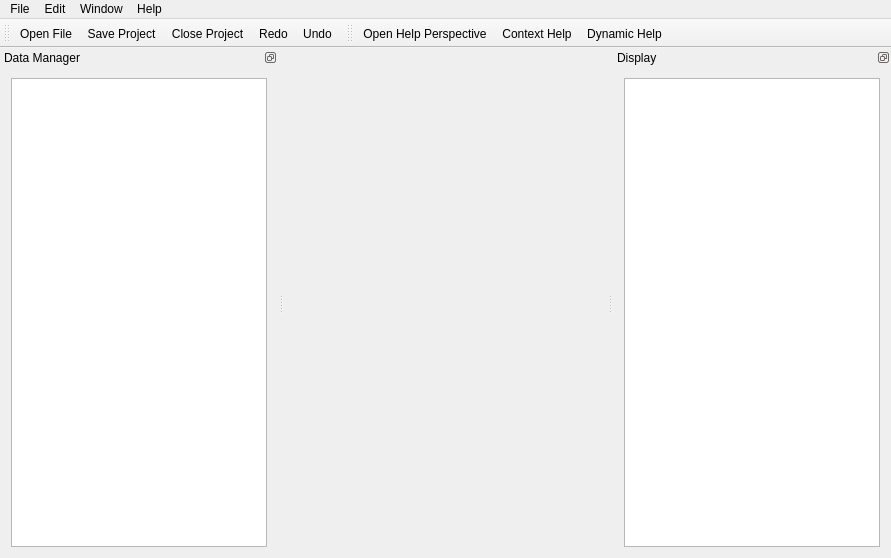
<?xml version="1.0" encoding="UTF-8"?>
<ui version="4.0">
 <class>HauptFenster</class>
 <widget class="QMainWindow" name="HauptFenster">
  <property name="geometry">
   <rect>
    <x>0</x>
    <y>0</y>
    <width>891</width>
    <height>558</height>
   </rect>
  </property>
  <property name="contextMenuPolicy">
   <enum>Qt::NoContextMenu</enum>
  </property>
  <property name="windowTitle">
   <string>MITK</string>
  </property>
  <property name="windowIcon">
   <iconset resource="icons.qrc">
    <normaloff>:/icons/icons/app-icon.png</normaloff>:/icons/icons/app-icon.png</iconset>
  </property>
  <property name="locale">
   <locale language="German" country="Germany"/>
  </property>
  <property name="toolButtonStyle">
   <enum>Qt::ToolButtonTextBesideIcon</enum>
  </property>
  <widget class="QWidget" name="centralWidget"/>
  <widget class="QMenuBar" name="menuBar">
   <property name="geometry">
    <rect>
     <x>0</x>
     <y>0</y>
     <width>891</width>
     <height>21</height>
    </rect>
   </property>
   <widget class="QMenu" name="menuFile">
    <property name="title">
     <string>File</string>
    </property>
    <addaction name="actionOpen_File"/>
    <addaction name="actionSave"/>
    <addaction name="actionSave_Project"/>
    <addaction name="actionClose_Project"/>
    <addaction name="separator"/>
    <addaction name="actionExit"/>
   </widget>
   <widget class="QMenu" name="menuEdit">
    <property name="title">
     <string>Edit</string>
    </property>
    <addaction name="actionUndo"/>
    <addaction name="actionRedo"/>
   </widget>
   <widget class="QMenu" name="menuWindow">
    <property name="title">
     <string>Window</string>
    </property>
    <addaction name="actionOpen_Perspective"/>
    <addaction name="actionShow_View"/>
    <addaction name="separator"/>
    <addaction name="actionReset_Perspective"/>
    <addaction name="actionClose_Perspective"/>
    <addaction name="separator"/>
    <addaction name="actionPreferences"/>
   </widget>
   <widget class="QMenu" name="menuHelp">
    <property name="title">
     <string>Help</string>
    </property>
    <widget class="QMenu" name="menuWorkflows">
     <property name="title">
      <string>Workflows</string>
     </property>
     <widget class="QMenu" name="menuContext">
      <property name="title">
       <string>Context</string>
      </property>
      <addaction name="actionWorkflowContextAddItem"/>
      <addaction name="actionWorkflowContextRemoveItem"/>
      <addaction name="actionWorkflowContextSaveItem"/>
     </widget>
     <widget class="QMenu" name="menuFile_2">
      <property name="title">
       <string>File</string>
      </property>
      <addaction name="actionWorkflowFileOpenFile"/>
      <addaction name="actionWorkflowFileSave"/>
      <addaction name="actionWorkflowFileSaveProject"/>
      <addaction name="actionWorkflowFileCloseProject"/>
      <addaction name="actionWorkflowFileExit"/>
     </widget>
     <addaction name="menuFile_2"/>
     <addaction name="menuContext"/>
     <addaction name="actionWorkflowShowPicture"/>
    </widget>
    <addaction name="actionWelcome"/>
    <addaction name="actionOpen_Help_Perspective"/>
    <addaction name="actionContext_Help"/>
    <addaction name="actionAbout"/>
    <addaction name="actionDynamic_Help"/>
    <addaction name="menuWorkflows"/>
   </widget>
   <addaction name="menuFile"/>
   <addaction name="menuEdit"/>
   <addaction name="menuWindow"/>
   <addaction name="menuHelp"/>
  </widget>
  <widget class="QToolBar" name="toolBarFileAndEdit">
   <property name="toolButtonStyle">
    <enum>Qt::ToolButtonTextBesideIcon</enum>
   </property>
   <attribute name="toolBarArea">
    <enum>TopToolBarArea</enum>
   </attribute>
   <attribute name="toolBarBreak">
    <bool>false</bool>
   </attribute>
   <addaction name="actionOpen_File"/>
   <addaction name="actionSave_Project"/>
   <addaction name="actionClose_Project"/>
   <addaction name="actionRedo"/>
   <addaction name="actionUndo"/>
  </widget>
  <widget class="QToolBar" name="toolBarHelp">
   <property name="windowTitle">
    <string>toolBar</string>
   </property>
   <attribute name="toolBarArea">
    <enum>TopToolBarArea</enum>
   </attribute>
   <attribute name="toolBarBreak">
    <bool>false</bool>
   </attribute>
   <addaction name="actionOpen_Help_Perspective"/>
   <addaction name="actionContext_Help"/>
   <addaction name="actionDynamic_Help"/>
  </widget>
  <widget class="QDockWidget" name="Display">
   <property name="sizePolicy">
    <sizepolicy hsizetype="Expanding" vsizetype="Expanding">
     <horstretch>0</horstretch>
     <verstretch>0</verstretch>
    </sizepolicy>
   </property>
   <property name="minimumSize">
    <size>
     <width>95</width>
     <height>111</height>
    </size>
   </property>
   <property name="baseSize">
    <size>
     <width>0</width>
     <height>0</height>
    </size>
   </property>
   <property name="contextMenuPolicy">
    <enum>Qt::NoContextMenu</enum>
   </property>
   <property name="accessibleName">
    <string>QDockWidgetDisplay</string>
   </property>
   <property name="features">
    <set>QDockWidget::DockWidgetFloatable|QDockWidget::DockWidgetMovable</set>
   </property>
   <property name="windowTitle">
    <string>Display</string>
   </property>
   <attribute name="dockWidgetArea">
    <number>2</number>
   </attribute>
   <widget class="QWidget" name="dockWidgetDisplay">
    <property name="sizePolicy">
     <sizepolicy hsizetype="Expanding" vsizetype="Expanding">
      <horstretch>0</horstretch>
      <verstretch>0</verstretch>
     </sizepolicy>
    </property>
    <property name="accessibleName">
     <string>QWidgetDisplay</string>
    </property>
    <layout class="QVBoxLayout" name="verticalLayout_2">
     <item>
      <widget class="QGraphicsView" name="graphicsView">
       <property name="sizePolicy">
        <sizepolicy hsizetype="Expanding" vsizetype="Expanding">
         <horstretch>0</horstretch>
         <verstretch>0</verstretch>
        </sizepolicy>
       </property>
       <property name="accessibleName">
        <string>graphicsViewPicture</string>
       </property>
      </widget>
     </item>
    </layout>
   </widget>
  </widget>
  <widget class="QDockWidget" name="DataManager">
   <property name="sizePolicy">
    <sizepolicy hsizetype="Expanding" vsizetype="Expanding">
     <horstretch>0</horstretch>
     <verstretch>0</verstretch>
    </sizepolicy>
   </property>
   <property name="minimumSize">
    <size>
     <width>97</width>
     <height>113</height>
    </size>
   </property>
   <property name="contextMenuPolicy">
    <enum>Qt::CustomContextMenu</enum>
   </property>
   <property name="accessibleName">
    <string>QDockWidgetDataManager</string>
   </property>
   <property name="features">
    <set>QDockWidget::DockWidgetFloatable|QDockWidget::DockWidgetMovable</set>
   </property>
   <property name="windowTitle">
    <string>Data Manager</string>
   </property>
   <attribute name="dockWidgetArea">
    <number>1</number>
   </attribute>
   <widget class="QWidget" name="dockWidgetDataManager">
    <property name="sizePolicy">
     <sizepolicy hsizetype="Expanding" vsizetype="Expanding">
      <horstretch>0</horstretch>
      <verstretch>0</verstretch>
     </sizepolicy>
    </property>
    <property name="minimumSize">
     <size>
      <width>0</width>
      <height>0</height>
     </size>
    </property>
    <property name="accessibleName">
     <string>QWidgetDataManager</string>
    </property>
    <layout class="QVBoxLayout" name="verticalLayout">
     <item>
      <widget class="QListWidget" name="listWidget">
       <property name="sizePolicy">
        <sizepolicy hsizetype="Expanding" vsizetype="Expanding">
         <horstretch>0</horstretch>
         <verstretch>0</verstretch>
        </sizepolicy>
       </property>
       <property name="contextMenuPolicy">
        <enum>Qt::CustomContextMenu</enum>
       </property>
       <property name="accessibleName">
        <string>listWidgetData</string>
       </property>
       <property name="sortingEnabled">
        <bool>true</bool>
       </property>
      </widget>
     </item>
    </layout>
   </widget>
  </widget>
  <action name="actionOpen_File">
   <property name="icon">
    <iconset resource="icons.qrc">
     <normaloff>:/icons/icons/document-open.png</normaloff>:/icons/icons/document-open.png</iconset>
   </property>
   <property name="text">
    <string>Open File...</string>
   </property>
   <property name="shortcut">
    <string>Ctrl+O</string>
   </property>
  </action>
  <action name="actionSave">
   <property name="text">
    <string>Save...</string>
   </property>
   <property name="shortcut">
    <string>Ctrl+S</string>
   </property>
  </action>
  <action name="actionSave_Project">
   <property name="icon">
    <iconset resource="icons.qrc">
     <normaloff>:/icons/icons/document-save.png</normaloff>:/icons/icons/document-save.png</iconset>
   </property>
   <property name="text">
    <string>Save Project</string>
   </property>
  </action>
  <action name="actionClose_Project">
   <property name="icon">
    <iconset resource="icons.qrc">
     <normaloff>:/icons/icons/edit-delete.png</normaloff>:/icons/icons/edit-delete.png</iconset>
   </property>
   <property name="text">
    <string>Close Project</string>
   </property>
  </action>
  <action name="actionExit">
   <property name="icon">
    <iconset resource="icons.qrc">
     <normaloff>:/icons/icons/system-log-out.png</normaloff>:/icons/icons/system-log-out.png</iconset>
   </property>
   <property name="text">
    <string>Exit</string>
   </property>
  </action>
  <action name="actionUndo">
   <property name="icon">
    <iconset resource="icons.qrc">
     <normaloff>:/icons/icons/edit-undo.png</normaloff>:/icons/icons/edit-undo.png</iconset>
   </property>
   <property name="text">
    <string>Undo</string>
   </property>
   <property name="shortcut">
    <string>Ctrl+Z</string>
   </property>
  </action>
  <action name="actionRedo">
   <property name="icon">
    <iconset resource="icons.qrc">
     <normaloff>:/icons/icons/edit-redo.png</normaloff>:/icons/icons/edit-redo.png</iconset>
   </property>
   <property name="text">
    <string>Redo</string>
   </property>
   <property name="shortcut">
    <string>Ctrl+Y</string>
   </property>
  </action>
  <action name="actionOpen_Perspective">
   <property name="text">
    <string>Open Perspective</string>
   </property>
  </action>
  <action name="actionShow_View">
   <property name="text">
    <string>Show View</string>
   </property>
  </action>
  <action name="actionReset_Perspective">
   <property name="text">
    <string>Reset Perspective</string>
   </property>
  </action>
  <action name="actionClose_Perspective">
   <property name="text">
    <string>Close Perspective</string>
   </property>
  </action>
  <action name="actionPreferences">
   <property name="text">
    <string>Preferences</string>
   </property>
   <property name="shortcut">
    <string>Ctrl+P</string>
   </property>
  </action>
  <action name="actionWelcome">
   <property name="text">
    <string>Welcome</string>
   </property>
  </action>
  <action name="actionOpen_Help_Perspective">
   <property name="text">
    <string>Open Help Perspective</string>
   </property>
  </action>
  <action name="actionContext_Help">
   <property name="text">
    <string>Context Help</string>
   </property>
  </action>
  <action name="actionAbout">
   <property name="text">
    <string>About</string>
   </property>
   <property name="shortcut">
    <string>F1</string>
   </property>
  </action>
  <action name="actionDynamic_Help">
   <property name="icon">
    <iconset resource="icons.qrc">
     <normaloff>:/labsw/icons/labsw/dynamic-help.png</normaloff>:/labsw/icons/labsw/dynamic-help.png</iconset>
   </property>
   <property name="text">
    <string>Dynamic Help</string>
   </property>
   <property name="shortcut">
    <string>F2</string>
   </property>
  </action>
  <action name="actionWorkflowFileOpenFile">
   <property name="text">
    <string>Open File</string>
   </property>
  </action>
  <action name="actionWorkflowFileSaveProject">
   <property name="text">
    <string>Save Project</string>
   </property>
  </action>
  <action name="actionWorkflowFileCloseProject">
   <property name="text">
    <string>Close Project</string>
   </property>
  </action>
  <action name="actionWorkflowFileSave">
   <property name="text">
    <string>Save</string>
   </property>
  </action>
  <action name="actionWorkflowFileExit">
   <property name="text">
    <string>Exit</string>
   </property>
  </action>
  <action name="actionWorkflowContextAddItem">
   <property name="text">
    <string>Context Add Item</string>
   </property>
  </action>
  <action name="actionWorkflowContextRemoveItem">
   <property name="text">
    <string>Context Remove Item</string>
   </property>
  </action>
  <action name="actionWorkflowContextSaveItem">
   <property name="text">
    <string>Context Save Item</string>
   </property>
  </action>
  <action name="actionWorkflowShowPicture">
   <property name="text">
    <string>Show Picture</string>
   </property>
  </action>
 </widget>
 <layoutdefault spacing="6" margin="11"/>
 <resources>
  <include location="icons.qrc"/>
 </resources>
 <connections>
  <connection>
   <sender>actionExit</sender>
   <signal>triggered()</signal>
   <receiver>HauptFenster</receiver>
   <slot>slotActionExit()</slot>
   <hints>
    <hint type="sourcelabel">
     <x>-1</x>
     <y>-1</y>
    </hint>
    <hint type="destinationlabel">
     <x>391</x>
     <y>285</y>
    </hint>
   </hints>
  </connection>
  <connection>
   <sender>actionAbout</sender>
   <signal>triggered()</signal>
   <receiver>HauptFenster</receiver>
   <slot>slotActionAbout()</slot>
   <hints>
    <hint type="sourcelabel">
     <x>-1</x>
     <y>-1</y>
    </hint>
    <hint type="destinationlabel">
     <x>391</x>
     <y>285</y>
    </hint>
   </hints>
  </connection>
  <connection>
   <sender>actionClose_Perspective</sender>
   <signal>triggered()</signal>
   <receiver>HauptFenster</receiver>
   <slot>slotActionClosePerspective()</slot>
   <hints>
    <hint type="sourcelabel">
     <x>-1</x>
     <y>-1</y>
    </hint>
    <hint type="destinationlabel">
     <x>391</x>
     <y>285</y>
    </hint>
   </hints>
  </connection>
  <connection>
   <sender>actionClose_Project</sender>
   <signal>triggered()</signal>
   <receiver>HauptFenster</receiver>
   <slot>slotActionCloseProject()</slot>
   <hints>
    <hint type="sourcelabel">
     <x>-1</x>
     <y>-1</y>
    </hint>
    <hint type="destinationlabel">
     <x>391</x>
     <y>285</y>
    </hint>
   </hints>
  </connection>
  <connection>
   <sender>actionDynamic_Help</sender>
   <signal>triggered()</signal>
   <receiver>HauptFenster</receiver>
   <slot>slotActionDynamicHelp()</slot>
   <hints>
    <hint type="sourcelabel">
     <x>-1</x>
     <y>-1</y>
    </hint>
    <hint type="destinationlabel">
     <x>391</x>
     <y>285</y>
    </hint>
   </hints>
  </connection>
  <connection>
   <sender>actionOpen_Help_Perspective</sender>
   <signal>triggered()</signal>
   <receiver>HauptFenster</receiver>
   <slot>slotActionOpenHelpPerspective()</slot>
   <hints>
    <hint type="sourcelabel">
     <x>-1</x>
     <y>-1</y>
    </hint>
    <hint type="destinationlabel">
     <x>391</x>
     <y>285</y>
    </hint>
   </hints>
  </connection>
  <connection>
   <sender>actionPreferences</sender>
   <signal>triggered()</signal>
   <receiver>HauptFenster</receiver>
   <slot>slotActionPreferences()</slot>
   <hints>
    <hint type="sourcelabel">
     <x>-1</x>
     <y>-1</y>
    </hint>
    <hint type="destinationlabel">
     <x>391</x>
     <y>285</y>
    </hint>
   </hints>
  </connection>
  <connection>
   <sender>actionRedo</sender>
   <signal>triggered()</signal>
   <receiver>HauptFenster</receiver>
   <slot>slotActionRedo()</slot>
   <hints>
    <hint type="sourcelabel">
     <x>-1</x>
     <y>-1</y>
    </hint>
    <hint type="destinationlabel">
     <x>391</x>
     <y>285</y>
    </hint>
   </hints>
  </connection>
  <connection>
   <sender>actionReset_Perspective</sender>
   <signal>triggered()</signal>
   <receiver>HauptFenster</receiver>
   <slot>slotActionResetPerspective()</slot>
   <hints>
    <hint type="sourcelabel">
     <x>-1</x>
     <y>-1</y>
    </hint>
    <hint type="destinationlabel">
     <x>391</x>
     <y>285</y>
    </hint>
   </hints>
  </connection>
  <connection>
   <sender>actionShow_View</sender>
   <signal>triggered()</signal>
   <receiver>HauptFenster</receiver>
   <slot>slotActionShowView()</slot>
   <hints>
    <hint type="sourcelabel">
     <x>-1</x>
     <y>-1</y>
    </hint>
    <hint type="destinationlabel">
     <x>391</x>
     <y>285</y>
    </hint>
   </hints>
  </connection>
  <connection>
   <sender>actionSave</sender>
   <signal>triggered()</signal>
   <receiver>HauptFenster</receiver>
   <slot>slotActionSave()</slot>
   <hints>
    <hint type="sourcelabel">
     <x>-1</x>
     <y>-1</y>
    </hint>
    <hint type="destinationlabel">
     <x>391</x>
     <y>285</y>
    </hint>
   </hints>
  </connection>
  <connection>
   <sender>actionSave_Project</sender>
   <signal>triggered()</signal>
   <receiver>HauptFenster</receiver>
   <slot>slotActionSaveProject()</slot>
   <hints>
    <hint type="sourcelabel">
     <x>-1</x>
     <y>-1</y>
    </hint>
    <hint type="destinationlabel">
     <x>391</x>
     <y>285</y>
    </hint>
   </hints>
  </connection>
  <connection>
   <sender>actionUndo</sender>
   <signal>triggered()</signal>
   <receiver>HauptFenster</receiver>
   <slot>slotActionUndo()</slot>
   <hints>
    <hint type="sourcelabel">
     <x>-1</x>
     <y>-1</y>
    </hint>
    <hint type="destinationlabel">
     <x>391</x>
     <y>285</y>
    </hint>
   </hints>
  </connection>
  <connection>
   <sender>actionWelcome</sender>
   <signal>triggered()</signal>
   <receiver>HauptFenster</receiver>
   <slot>slotActionWelcome()</slot>
   <hints>
    <hint type="sourcelabel">
     <x>-1</x>
     <y>-1</y>
    </hint>
    <hint type="destinationlabel">
     <x>391</x>
     <y>285</y>
    </hint>
   </hints>
  </connection>
  <connection>
   <sender>actionContext_Help</sender>
   <signal>triggered()</signal>
   <receiver>HauptFenster</receiver>
   <slot>slotActionContextHelp()</slot>
   <hints>
    <hint type="sourcelabel">
     <x>-1</x>
     <y>-1</y>
    </hint>
    <hint type="destinationlabel">
     <x>391</x>
     <y>285</y>
    </hint>
   </hints>
  </connection>
  <connection>
   <sender>actionOpen_Perspective</sender>
   <signal>triggered()</signal>
   <receiver>HauptFenster</receiver>
   <slot>slotActionOpenPerspective()</slot>
   <hints>
    <hint type="sourcelabel">
     <x>-1</x>
     <y>-1</y>
    </hint>
    <hint type="destinationlabel">
     <x>391</x>
     <y>285</y>
    </hint>
   </hints>
  </connection>
  <connection>
   <sender>listWidget</sender>
   <signal>customContextMenuRequested(QPoint)</signal>
   <receiver>HauptFenster</receiver>
   <slot>slotContextMenu(QPoint)</slot>
   <hints>
    <hint type="sourcelabel">
     <x>136</x>
     <y>181</y>
    </hint>
    <hint type="destinationlabel">
     <x>375</x>
     <y>143</y>
    </hint>
   </hints>
  </connection>
  <connection>
   <sender>actionWorkflowFileOpenFile</sender>
   <signal>triggered()</signal>
   <receiver>HauptFenster</receiver>
   <slot>slotActionWorkflowFileOpenFile()</slot>
   <hints>
    <hint type="sourcelabel">
     <x>-1</x>
     <y>-1</y>
    </hint>
    <hint type="destinationlabel">
     <x>375</x>
     <y>143</y>
    </hint>
   </hints>
  </connection>
  <connection>
   <sender>actionWorkflowFileSave</sender>
   <signal>triggered()</signal>
   <receiver>HauptFenster</receiver>
   <slot>slotActionWorkflowFileSave()</slot>
   <hints>
    <hint type="sourcelabel">
     <x>-1</x>
     <y>-1</y>
    </hint>
    <hint type="destinationlabel">
     <x>375</x>
     <y>143</y>
    </hint>
   </hints>
  </connection>
  <connection>
   <sender>actionWorkflowFileSaveProject</sender>
   <signal>triggered()</signal>
   <receiver>HauptFenster</receiver>
   <slot>slotActionWorkflowFileSaveProject()</slot>
   <hints>
    <hint type="sourcelabel">
     <x>-1</x>
     <y>-1</y>
    </hint>
    <hint type="destinationlabel">
     <x>375</x>
     <y>143</y>
    </hint>
   </hints>
  </connection>
  <connection>
   <sender>actionWorkflowFileCloseProject</sender>
   <signal>triggered()</signal>
   <receiver>HauptFenster</receiver>
   <slot>slotActionWorkflowFileCloseProject()</slot>
   <hints>
    <hint type="sourcelabel">
     <x>-1</x>
     <y>-1</y>
    </hint>
    <hint type="destinationlabel">
     <x>375</x>
     <y>143</y>
    </hint>
   </hints>
  </connection>
  <connection>
   <sender>actionWorkflowFileExit</sender>
   <signal>triggered()</signal>
   <receiver>HauptFenster</receiver>
   <slot>slotActionWorkflowFileExit()</slot>
   <hints>
    <hint type="sourcelabel">
     <x>-1</x>
     <y>-1</y>
    </hint>
    <hint type="destinationlabel">
     <x>375</x>
     <y>143</y>
    </hint>
   </hints>
  </connection>
  <connection>
   <sender>actionWorkflowContextAddItem</sender>
   <signal>triggered()</signal>
   <receiver>HauptFenster</receiver>
   <slot>slotActionWorkflowContextAddItem()</slot>
   <hints>
    <hint type="sourcelabel">
     <x>-1</x>
     <y>-1</y>
    </hint>
    <hint type="destinationlabel">
     <x>375</x>
     <y>143</y>
    </hint>
   </hints>
  </connection>
  <connection>
   <sender>actionWorkflowContextRemoveItem</sender>
   <signal>triggered()</signal>
   <receiver>HauptFenster</receiver>
   <slot>slotActionWorkflowContextRemoveItem()</slot>
   <hints>
    <hint type="sourcelabel">
     <x>-1</x>
     <y>-1</y>
    </hint>
    <hint type="destinationlabel">
     <x>375</x>
     <y>143</y>
    </hint>
   </hints>
  </connection>
  <connection>
   <sender>actionWorkflowContextSaveItem</sender>
   <signal>triggered()</signal>
   <receiver>HauptFenster</receiver>
   <slot>slotActionWorkflowContextSaveItem()</slot>
   <hints>
    <hint type="sourcelabel">
     <x>-1</x>
     <y>-1</y>
    </hint>
    <hint type="destinationlabel">
     <x>375</x>
     <y>143</y>
    </hint>
   </hints>
  </connection>
  <connection>
   <sender>actionWorkflowShowPicture</sender>
   <signal>triggered()</signal>
   <receiver>HauptFenster</receiver>
   <slot>slotActionWorkflowShowPicture()</slot>
   <hints>
    <hint type="sourcelabel">
     <x>-1</x>
     <y>-1</y>
    </hint>
    <hint type="destinationlabel">
     <x>375</x>
     <y>143</y>
    </hint>
   </hints>
  </connection>
  <connection>
   <sender>listWidget</sender>
   <signal>itemClicked(QListWidgetItem*)</signal>
   <receiver>HauptFenster</receiver>
   <slot>slotLoadPicture(QListWidgetItem*)</slot>
   <hints>
    <hint type="sourcelabel">
     <x>136</x>
     <y>317</y>
    </hint>
    <hint type="destinationlabel">
     <x>445</x>
     <y>278</y>
    </hint>
   </hints>
  </connection>
 </connections>
 <slots>
  <slot>slotActionExit()</slot>
  <slot>slotActionAbout()</slot>
  <slot>slotActionClosePerspective()</slot>
  <slot>slotActionCloseProject()</slot>
  <slot>slotActionContextHelp()</slot>
  <slot>slotActionDynamicHelp()</slot>
  <slot>slotActionOpenFile()</slot>
  <slot>slotActionOpenHelpPerspective()</slot>
  <slot>slotActionOpenPerspective()</slot>
  <slot>slotActionPreferences()</slot>
  <slot>slotActionRedo()</slot>
  <slot>slotActionResetPerspective()</slot>
  <slot>slotActionSave()</slot>
  <slot>slotActionSaveProject()</slot>
  <slot>slotActionShowView()</slot>
  <slot>slotActionUndo()</slot>
  <slot>slotActionWelcome()</slot>
  <slot>slotContextMenu(QPoint)</slot>
  <slot>slotActionWorkflowFileOpenFile()</slot>
  <slot>slotActionWorkflowFileSave()</slot>
  <slot>slotActionWorkflowFileSaveProject()</slot>
  <slot>slotActionWorkflowFileCloseProject()</slot>
  <slot>slotActionWorkflowFileExit()</slot>
  <slot>slotActionWorkflowContextAddItem()</slot>
  <slot>slotActionWorkflowContextRemoveItem()</slot>
  <slot>slotActionWorkflowContextSaveItem()</slot>
  <slot>slotActionWorkflowShowPicture()</slot>
  <slot>slotActionOpen_File_Triggered()</slot>
  <slot>slotLoadPicture(QListWidgetItem*)</slot>
 </slots>
</ui>
